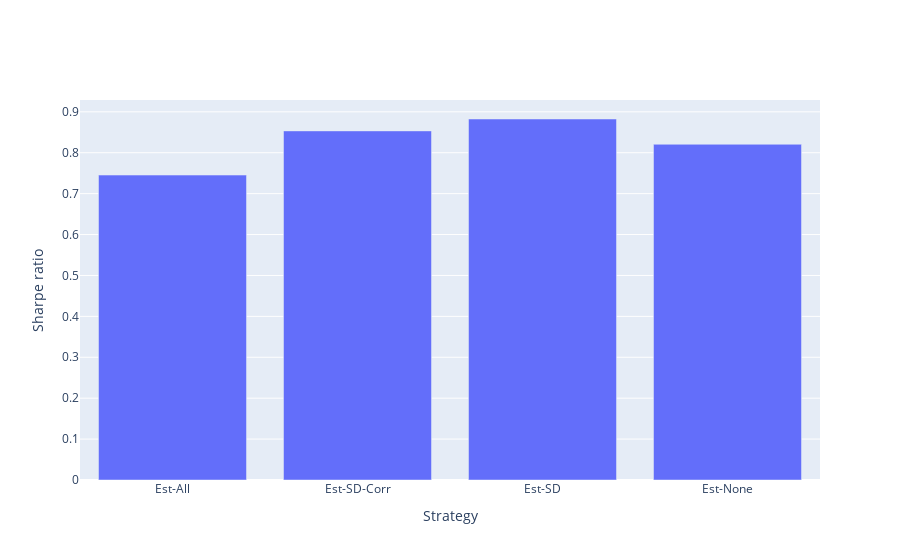

The code cell stored with this chart in its notebook:
### Code cell
import plotly.graph_objects as go

string ="Strategy: %{customdata[0]} <br>"
string += "Sharpe ratio: %{y:0.3f}<br>"
string += "Average return: %{customdata[1]:0.1%}<br>"
string += "SD(return): %{customdata[2]:0.1%}<br>"
string += "<extra></extra>"

fig = go.Figure()
fig.add_trace(go.Bar(x=sr_df['xaxis_label'], y=sr_df['sr'], customdata=sr_df[['label','avg_ret','sd_ret']], hovertemplate=string))
fig.layout.yaxis["title"] = "Sharpe ratio"
fig.layout.xaxis["title"] = "Strategy"
fig.show()

### Figure 1 — Plotly figure (JSON) as saved in the notebook; plotly's stock layout.template omitted (floating-point values rounded to 4 significant figures)
{"data": [{"customdata": [["estimate all inputs", 0.07662, 0.0651], ["estimate covariance matrix only", 0.08555, 0.06732], ["estimate standard deviations only", 0.08603, 0.06565], ["equal weights", 0.0825, 0.06629]], "hovertemplate": "Strategy: %{customdata[0]} <br>Sharpe ratio: %{y:0.3f}<br>Average return: %{customdata[1]:0.1%}<br>SD(return): %{customdata[2]:0.1%}<br><extra></extra>", "type": "bar", "x": ["Est-All", "Est-SD-Corr", "Est-SD", "Est-None"], "y": [0.7454, 0.8534, 0.8825, 0.8207]}], "layout": {"xaxis": {"title": {"text": "Strategy"}}, "yaxis": {"title": {"text": "Sharpe ratio"}}}}
